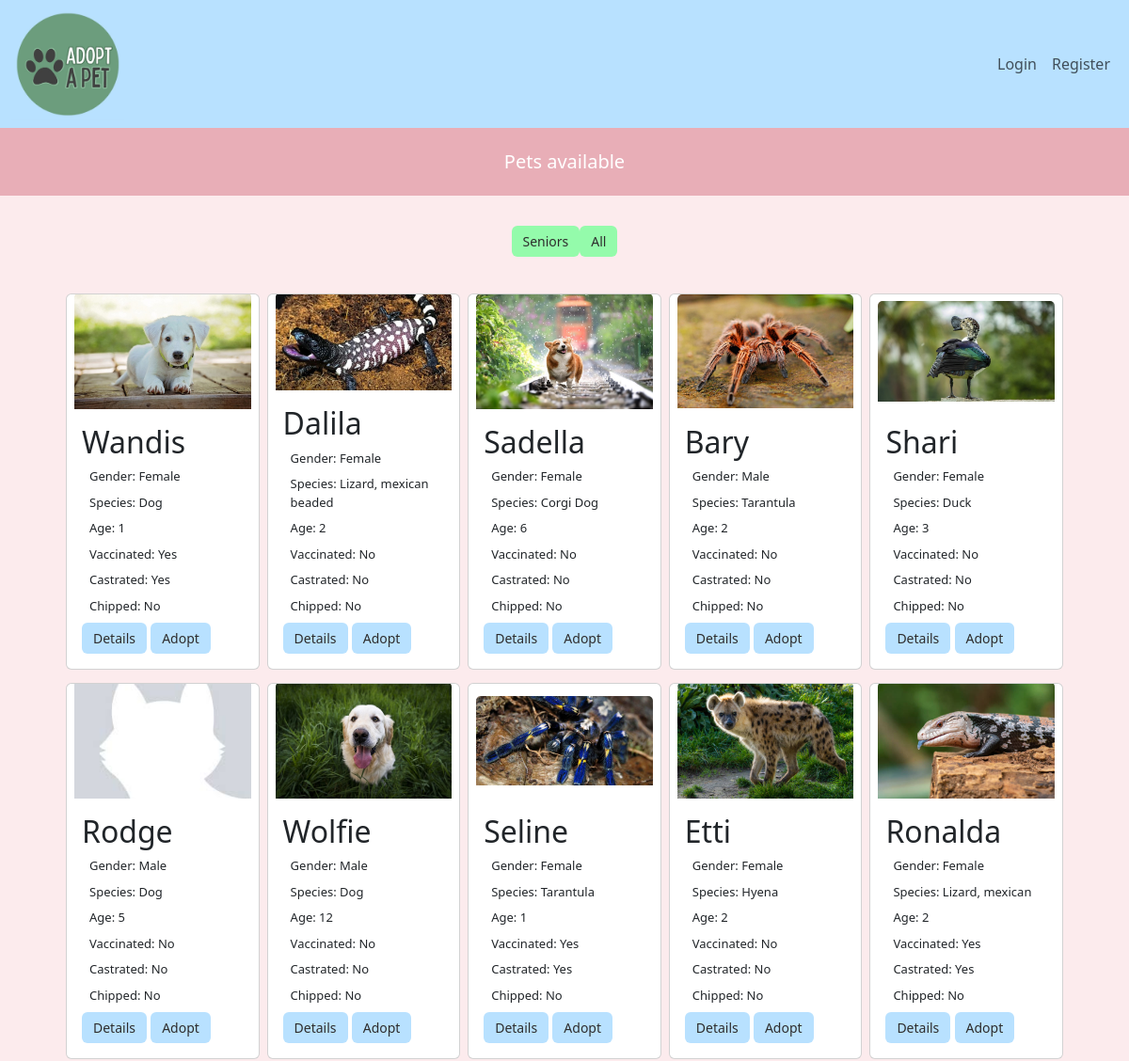
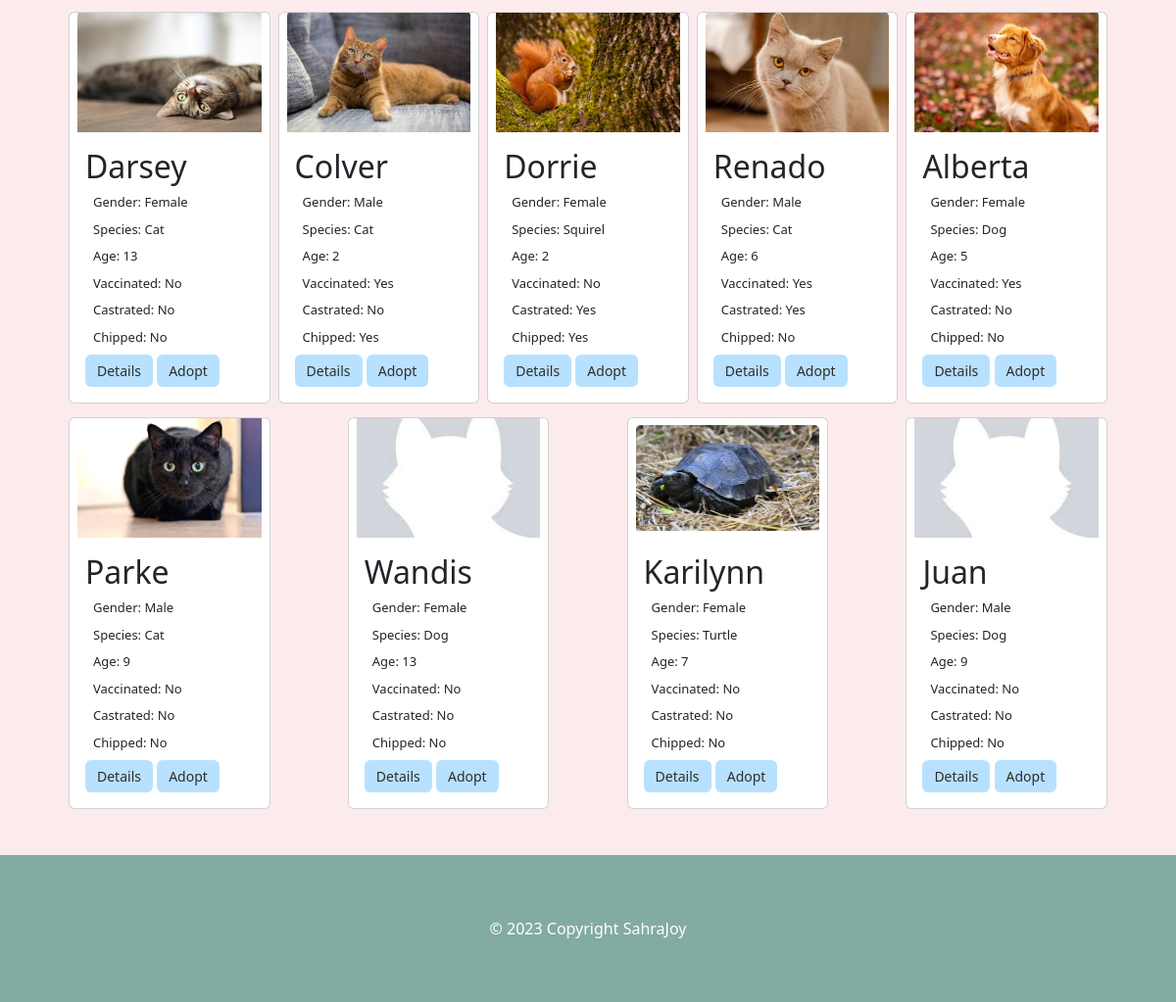
Before: / with the older database file (2 pictures, top to bottom).
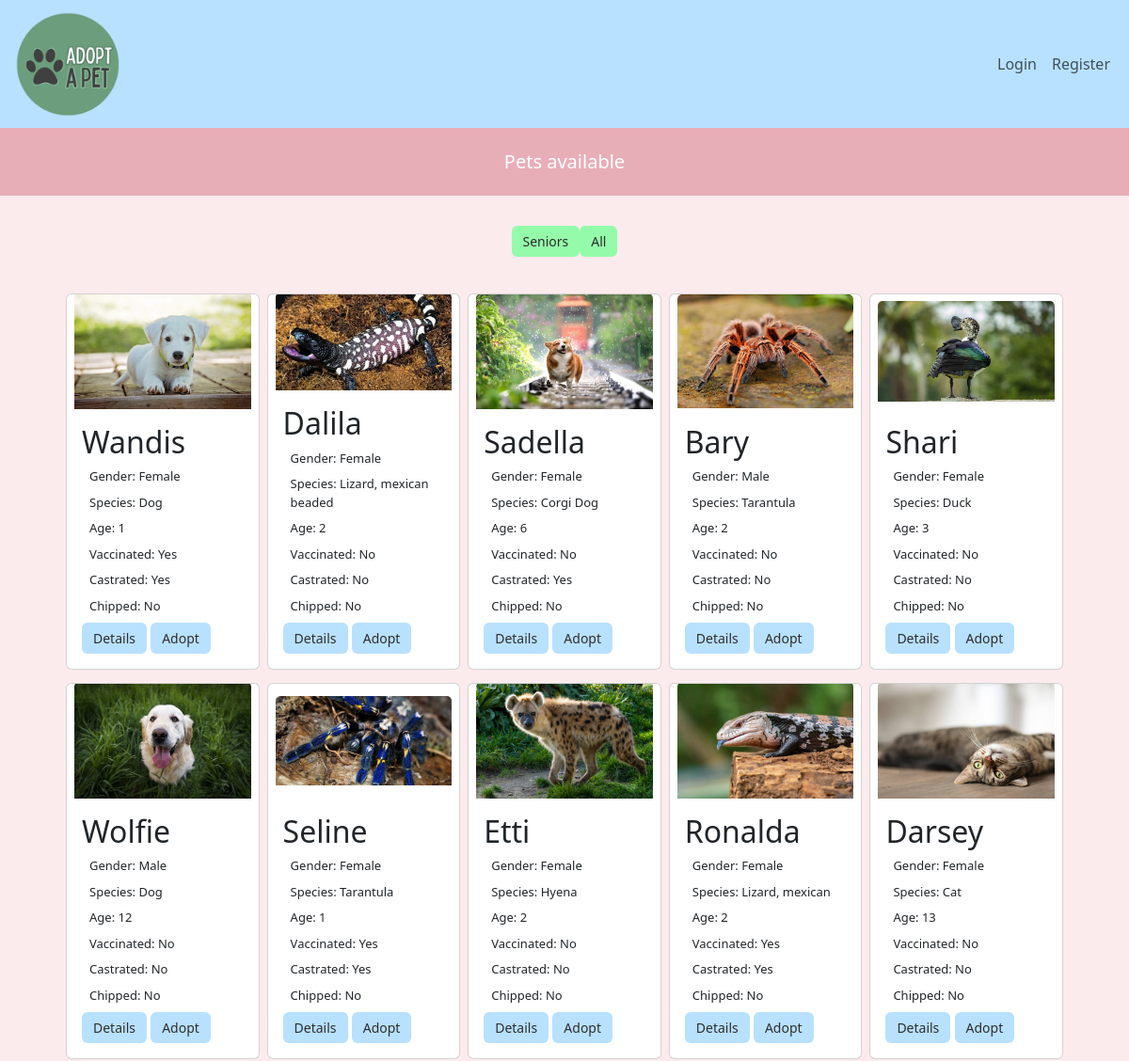
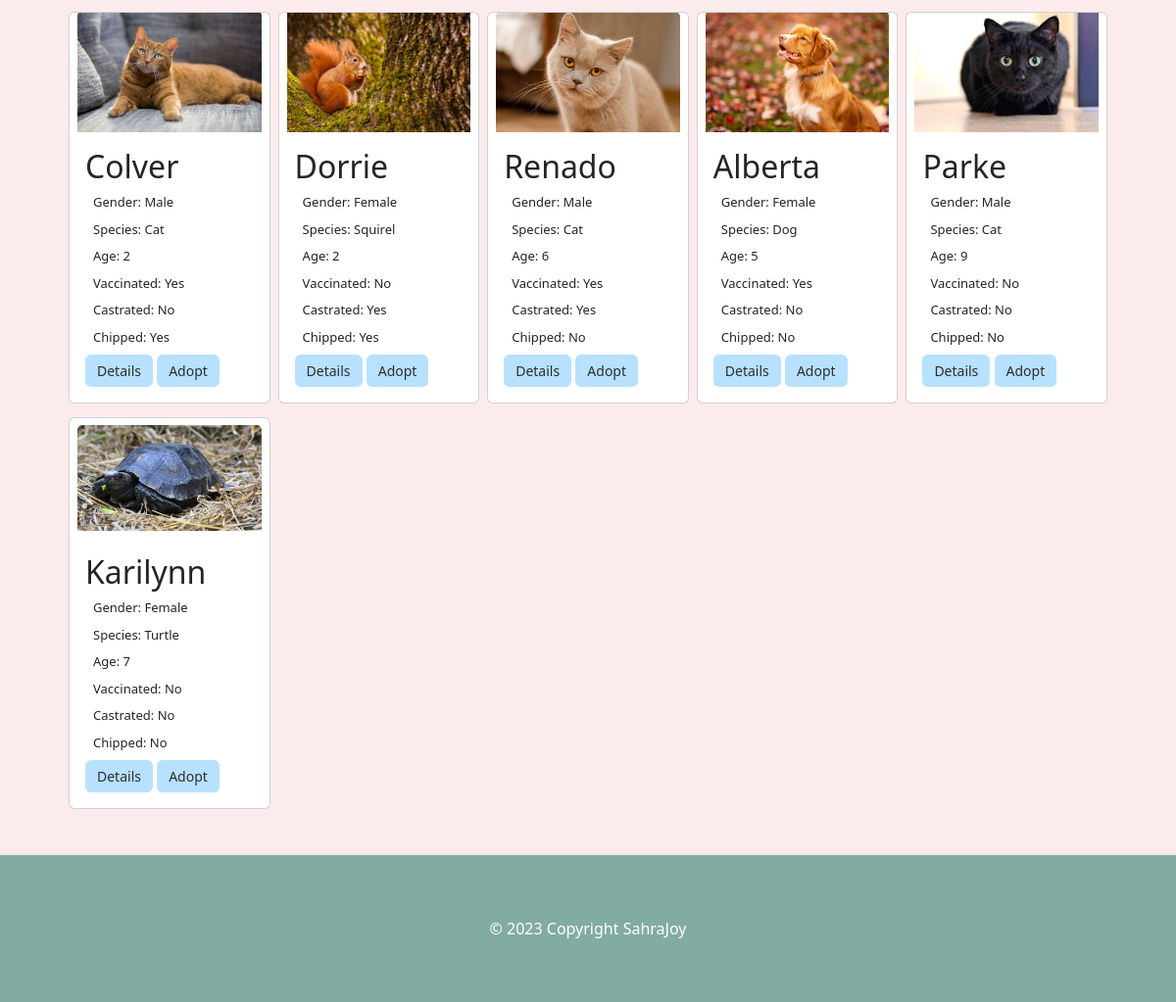
After: the same page with the newer database file (2 pictures, top to bottom).
### tables this page shows
CREATE TABLE `pets` (
  `pet_id` int(11) NOT NULL,
  `pet_img` varchar(265) NOT NULL,
  `pet_name` varchar(30) NOT NULL,
  `pet_gender` varchar(30) NOT NULL,
  `pet_species` varchar(30) NOT NULL,
  `pet_age` int(11) NOT NULL,
  `pet_vaccinated` tinyint(1) NOT NULL DEFAULT 0,
  `pet_castrated` tinyint(1) NOT NULL DEFAULT 0,
  `pet_chipped` tinyint(1) NOT NULL DEFAULT 0
);

### index.php (the view, shortened to what this page needs)
<?php
    require_once 'components/db_connect.php';
    $cards = "";
    if(isset($_GET['Seniors'])){
        $sql = "SELECT * FROM `pets` WHERE pet_age > 8";
    }else {
        $sql = "SELECT * FROM `pets`";
    }
    $result = mysqli_query($conn, $sql);
    if(mysqli_num_rows($result) > 0) {
        while($row = mysqli_fetch_assoc($result)) {
            $cards .= "
            <div class='p-1'>
                <div class='card' >
                    <div id='img'>
                        <img src='assets/$row[pet_img]' class='card-img-top object-fit-cover' alt='...'>
                    </div>
                    <div class='card-body'>
                        <h2 class='card-title'>$row[pet_name]</h2>
                        <p class='card-text'>Gender: $row[pet_gender]</p>
                        <p class='card-text'>Species: $row[pet_species]</p>
                        <p class='card-text'>Age: $row[pet_age]</p>
                        ";
                        if($row["pet_vaccinated"]) {
                            $cards .= " <p class='card-text'>Vaccinated: Yes</p>";
                        } else {
                            $cards .= "<p class='card-text'>Vaccinated: No</p>";
                        }
                        if($row["pet_castrated"]) {
                            $cards .= "<p class='card-text'>Castrated: Yes</p>";
                        } else {
                            $cards .= "<p class='card-text'>Castrated: No</p>";
                        }
                        if($row["pet_chipped"]) {
                            $cards .= "<p class='card-text'>Chipped: Yes</p>";
                        } else {
                            $cards .= "<p class='card-text'>Chipped: No</p>";
                        }
                        $cards .= "<a href='pets/details.php?id=$row[pet_id]' class='btn btn-primary'>Details</a>";
                        if(isset($_SESSION["user"])) {
                            $cards .= "
                            <form method='POST'>
                                <input type='hidden' value='$row[pet_id]' name='pet'>
                                <input type='submit' value='Adopt' name='adopt' class='btn btn-danger'>
                            </form>
                            ";
                        }  elseif(!isset($_SESSION["user"]) && !isset($_SESSION["adm"])) {
                            $cards .= "
                            <a href='user/login.php' class='btn btn-primary'>Adopt</a>
                            ";
                        }
                    $cards .= "</div>
                </div>
            </div>
            ";
        }
    } else {
        $cards = "no data found";
    }
?>
<!DOCTYPE html>
<html lang="en">
<head>
    <link href="https://cdn.jsdelivr.net/npm/bootstrap@5.3.2/dist/css/bootstrap.min.css" rel="stylesheet">
    <link rel="stylesheet" href="CSS/style.css">
</head>
<body>
    <?php require_once 'components/navbar.php'; ?>
    <h1>Pets available</h1>
    <div class="container">
        <form style="flex-direction: row" method="GET">
            <button type="submit" name="Seniors" class="btn btn-success">Seniors</button>
            <button type="submit" name="showAll" class="btn btn-success">All</button>
        </form>
        <div class="row row-cols-1 row-cols-sm-2 row-cols-md-3 row-cols-lg-4 row-cols-xl-5">
            <?= $cards; ?>
        </div>
    </div>
    <?php require_once 'components/footer.php';?>
</body>
</html>

### components/navbar.php (shortened to what this page needs)
<?php
echo "
    <nav class='navbar navbar-expand-lg bg-body-tertiary'>
        <div class='container-fluid'>
            <a class='navbar-brand' href='/BE20_CR5_SahraStursa/index.php'>
                <img src='../assets/logo.jpg' alt='logo' style='height: 15vh; width: 15vh; object-fit: cover;'>
            </a>
            <button class='navbar-toggler' type='button' data-bs-toggle='collapse' data-bs-target='#navbarSupportedContent' aria-controls='navbarSupportedContent' aria-expanded='false' aria-label='Toggle navigation'>
                <span class='navbar-toggler-icon'></span>
            </button>
            <div class='collapse navbar-collapse' id='navbarSupportedContent'>
                <ul class='navbar-nav ms-auto mb-2 mb-lg-0'>
                ";
                    if(isset($_SESSION['user']) || isset($_SESSION['adm'])){
                        echo "
                        <li class='nav-item align-self-center'>
                            <a class='nav-link' href='/BE20_CR5_SahraStursa/user/update.php'>Update your Profile</a>
                        </li>
                        <li class='nav-item align-self-center'>
                            <a class='nav-link' href='/BE20_CR5_SahraStursa/user/logout.php'>Logout</a>
                        </li>
                        ";
                    }else{
                        echo "
                        <li class='nav-item align-self-center'>
                            <a class='nav-link' href='/BE20_CR5_SahraStursa/user/login.php'>Login</a>
                        </li>
                        <li class='nav-item align-self-center'>
                        <a class='nav-link' href='/BE20_CR5_SahraStursa/user/register.php'>Register</a>
                        </li>
                        ";
                    }
                echo "</ul>
            </div>
        </div>
    </nav>
    ";

### components/footer.php
<?php
  echo "
    <div id='footer'>
      <div id='copyright'>&copy; 2023 Copyright SahraJoy</div>
    </div>
";

### CSS/style.css (style rules this page uses)
body { background-color: rgba(252, 226, 229, 0.685); display: flex; align-items: center; justify-content: center; flex-direction: column; }
.btn-primary { background-color: #B8E1FF; border: none; color: #2e2d2d; font-weight: 500; font-size: 14px; }
.btn-success { background-color: #94FBAB; border: none; color: #2e2d2d; font-weight: 500; font-size: 14px; }
h1 { color: white; background-color: #E8AEB7; font-size: 20px; width: 100%; padding: 3vh 0; display: flex; align-items: center; justify-content: center; }
p { font-size: 13px; margin: 1vh; }
.container { display: flex; align-items: center; justify-content: center; flex-direction: column; margin: 2vh; }
.container .row { margin: 3vh 3vh; display: flex; flex-wrap: wrap; justify-content: space-between; }
.container .row .card { height: 50vh; margin: 3px 0; }
.container .row .card #img { padding: 1vh; display: flex; justify-content: center; align-items: center; height: 40vh; overflow: hidden; width: 100%; }
.container form { display: flex; justify-content: start; align-items: start; flex-direction: column; padding: 1vh; }
.navbar.bg-body-tertiary { width: 100%; height: 17vh; background-color: #B8E1FF !important; color: white; padding: 0 !important; }
.navbar.bg-body-tertiary .container-fluid .navbar-collapse { display: flex; justify-content: center; align-items: center; }
.navbar.bg-body-tertiary .container-fluid .navbar-collapse .navbar-nav { display: flex; align-items: flex-end; }
#footer { background-color: #82ABA1; display: flex; justify-content: center; align-items: center; padding: 15px 0; color: rgb(255, 255, 255); font-size: medium; height: 150px; width: 100%; }

Changed rows visible on the page:
removed pets: pet_img (picture), pet_name "Rodge", pet_gender "Male", pet_species "Dog", pet_age "5", pet_vaccinated "Vaccinated: No", pet_castrated "Castrated: No", pet_chipped "Chipped: No"
removed pets: pet_img (picture), pet_name "Wandis", pet_gender "Female", pet_species "Dog", pet_age "13", pet_vaccinated "Vaccinated: No", pet_castrated "Castrated: No", pet_chipped "Chipped: No"
removed pets: pet_img (picture), pet_name "Juan", pet_gender "Male", pet_species "Dog", pet_age "9", pet_vaccinated "Vaccinated: No", pet_castrated "Castrated: No", pet_chipped "Chipped: No"
changed pets "Sadella": pet_castrated "Castrated: No" → "Castrated: Yes"
